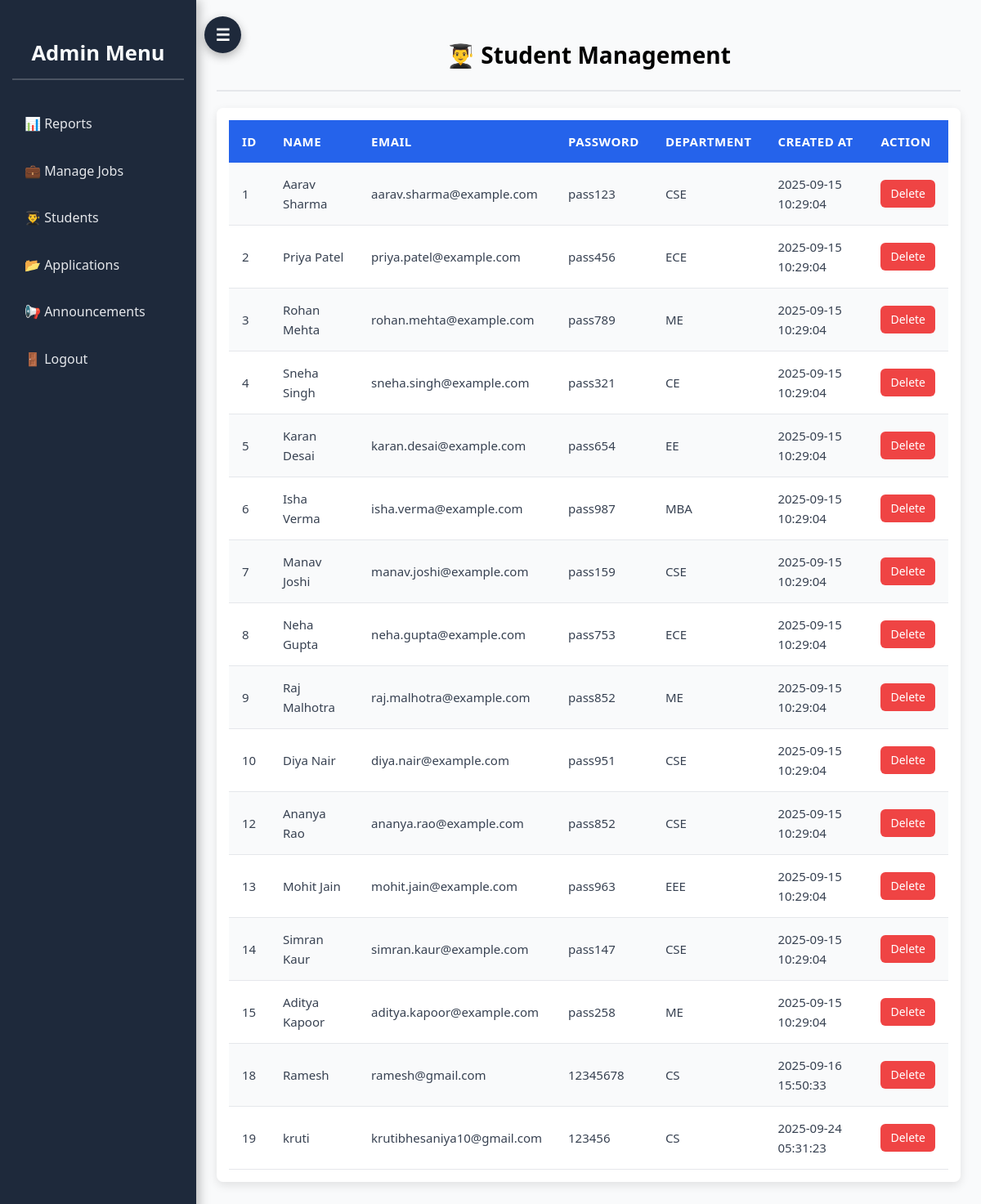
Page /admin_dashboard.php?page=students (signed in) on the committed database.
### tables this page shows
CREATE TABLE `students` (
  `id` int(11) NOT NULL,
  `name` varchar(100) NOT NULL,
  `email` varchar(150) NOT NULL,
  `password` varchar(255) NOT NULL,
  `dept` varchar(100) NOT NULL,
  `created_at` timestamp NOT NULL DEFAULT current_timestamp(),
  `enrollment` varchar(20) NOT NULL,
  `course` varchar(30) NOT NULL,
  `semester` int(11) NOT NULL
);

### admin_students.php (the view, shortened to what this page needs)
<?php
include 'dp.php';
?>
<h2>👨‍🎓 Student Management</h2>
<div class="table-container">
  <table>
    <tr>
      <th>ID</th>
      <th>Name</th>
      <th>Email</th>
      <th>Password</th>
      <th>Department</th>
      <th>Created At</th>
      <th>Action</th>
    </tr>
    <?php
    $result = $conn->query("SELECT * FROM students");
    if ($result && $result->num_rows > 0) {
        while ($row = $result->fetch_assoc()) {
            echo "<tr>
                    <td>{$row['id']}</td>
                    <td>{$row['name']}</td>
                    <td>{$row['email']}</td>
                    <td>{$row['password']}</td>
                    <td>{$row['dept']}</td>
                    <td>{$row['created_at']}</td>
                    <td><a class='delete-btn' href='admin_dashboard.php?page=students&id={$row['id']}'>Delete</a></td>
                  </tr>";
        }
    } else {
        echo "<tr><td colspan='7' class='no-data'>No students found.</td></tr>";
    }
    ?>
  </table>
</div>

### style.css (style rules this page uses)
body { font-family: Arial, sans-serif; background-color: #f4f6fa; color: #111; line-height: 1.6; }
* { margin: 0; padding: 0; box-sizing: border-box; }
body { font-family: 'Segoe UI', sans-serif; margin: 0; padding: 0; background: #f8fafc; color: #333; }
.table-container { overflow-x: auto; }
.delete-btn { background: #ef4444; color: #fff; }
body { font-family: 'Segoe UI', sans-serif; margin: 0; padding: 0; color: #333; background: #f8fafc; }
body { font-family: 'Segoe UI', Tahoma, Geneva, Verdana, sans-serif; margin: 0; padding: 0; background: #f8fafc; color: #333; }
h2 { text-align: center; padding: 20px; font-size: 28px; font-weight: 600; color: #000000; border-bottom: 2px solid #e5e7eb; margin-bottom: 20px; }
.table-container { width: 90%; margin: 30px auto; background: #fff; border-radius: 12px; box-shadow: 0 6px 18px rgba(0,0,0,0.1); overflow: hidden; animation: fadeInUp 0.8s ease forwards; }
table { width: 100%; border-collapse: collapse; background: #ffffff; }
th, td { padding: 14px 16px; text-align: left; font-size: 15px; }
th { background: #2563eb; color: #fff; font-weight: 600; text-transform: uppercase; letter-spacing: 0.5px; }
td { border-bottom: 1px solid #e5e7eb; color: #374151; }
tr:nth-child(even) td { background: #f9fafb; }
a.delete-btn { display: inline-block; padding: 6px 12px; border-radius: 6px; background: #ef4444; color: #fff; text-decoration: none; font-size: 14px; font-weight: 500; transition: all 0.3s ease; }
body { font-family: 'Segoe UI', Tahoma, Geneva, Verdana, sans-serif; margin: 0; padding: 0; background-color: #f4f7fc; color: #333; }
.table-container { width: 100%; overflow-x: auto; margin-top: 15px; background: white; border-radius: 8px; box-shadow: 0 4px 12px rgba(0,0,0,0.1); padding: 15px; max-width: 100vw; }

### rows in the picture
students: id "1", name "Aarav Sharma", email "aarav.sharma@example.com", password "pass123", dept "CSE", created_at "2025-09-15 10:29:04"
students: id "2", name "Priya Patel", email "priya.patel@example.com", password "pass456", dept "ECE", created_at "2025-09-15 10:29:04"
students: id "3", name "Rohan Mehta", email "rohan.mehta@example.com", password "pass789", dept "ME", created_at "2025-09-15 10:29:04"
students: id "4", name "Sneha Singh", email "sneha.singh@example.com", password "pass321", dept "CE", created_at "2025-09-15 10:29:04"
students: id "5", name "Karan Desai", email "karan.desai@example.com", password "pass654", dept "EE", created_at "2025-09-15 10:29:04"
students: id "6", name "Isha Verma", email "isha.verma@example.com", password "pass987", dept "MBA", created_at "2025-09-15 10:29:04"
students: id "7", name "Manav Joshi", email "manav.joshi@example.com", password "pass159", dept "CSE", created_at "2025-09-15 10:29:04"
students: id "8", name "Neha Gupta", email "neha.gupta@example.com", password "pass753", dept "ECE", created_at "2025-09-15 10:29:04"
students: id "9", name "Raj Malhotra", email "raj.malhotra@example.com", password "pass852", dept "ME", created_at "2025-09-15 10:29:04"
students: id "10", name "Diya Nair", email "diya.nair@example.com", password "pass951", dept "CSE", created_at "2025-09-15 10:29:04"
students: id "12", name "Ananya Rao", email "ananya.rao@example.com", password "pass852", dept "CSE", created_at "2025-09-15 10:29:04"
students: id "13", name "Mohit Jain", email "mohit.jain@example.com", password "pass963", dept "EEE", created_at "2025-09-15 10:29:04"
students: id "14", name "Simran Kaur", email "simran.kaur@example.com", password "pass147", dept "CSE", created_at "2025-09-15 10:29:04"
students: id "15", name "Aditya Kapoor", email "aditya.kapoor@example.com", password "pass258", dept "ME", created_at "2025-09-15 10:29:04"
students: id "18", name "Ramesh", email "ramesh@gmail.com", password "12345678", dept "CS", created_at "2025-09-16 15:50:33"
students: id "19", name "kruti", email "krutibhesaniya10@gmail.com", password "123456", dept "CS", created_at "2025-09-24 05:31:23"
